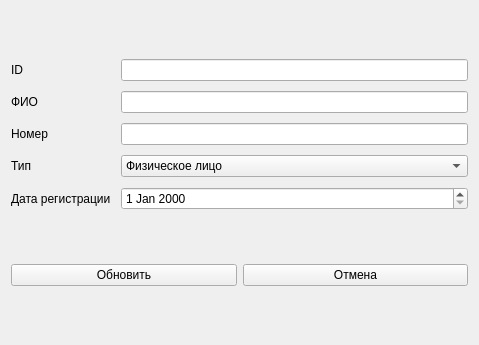
<?xml version="1.0" encoding="UTF-8"?>
<ui version="4.0">
 <class>FormAdd</class>
 <widget class="QWidget" name="FormAdd">
  <property name="geometry">
   <rect>
    <x>0</x>
    <y>0</y>
    <width>479</width>
    <height>345</height>
   </rect>
  </property>
  <property name="windowTitle">
   <string>Добавить</string>
  </property>
  <layout class="QVBoxLayout" name="verticalLayout" stretch="1,0">
   <item>
    <layout class="QGridLayout" name="gridLayout">
     <property name="spacing">
      <number>10</number>
     </property>
     <item row="1" column="2">
      <widget class="QLineEdit" name="lineEditName"/>
     </item>
     <item row="0" column="2">
      <widget class="QLineEdit" name="lineEditID"/>
     </item>
     <item row="1" column="0">
      <widget class="QLabel" name="labelName">
       <property name="text">
        <string>ФИО</string>
       </property>
      </widget>
     </item>
     <item row="2" column="2">
      <widget class="QLineEdit" name="lineEditNumber"/>
     </item>
     <item row="4" column="0">
      <widget class="QLabel" name="labelDate">
       <property name="text">
        <string>Дата регистрации</string>
       </property>
      </widget>
     </item>
     <item row="2" column="0">
      <widget class="QLabel" name="labelNumber">
       <property name="text">
        <string>Номер</string>
       </property>
      </widget>
     </item>
     <item row="0" column="0">
      <widget class="QLabel" name="labelID">
       <property name="text">
        <string>ID</string>
       </property>
      </widget>
     </item>
     <item row="3" column="2">
      <widget class="QComboBox" name="comboBoxType">
       <item>
        <property name="text">
         <string>Физическое лицо</string>
        </property>
       </item>
       <item>
        <property name="text">
         <string>Юридическое лицо</string>
        </property>
       </item>
      </widget>
     </item>
     <item row="3" column="0">
      <widget class="QLabel" name="labelType">
       <property name="text">
        <string>Тип</string>
       </property>
      </widget>
     </item>
     <item row="4" column="2">
      <widget class="QDateEdit" name="dateEdit"/>
     </item>
    </layout>
   </item>
   <item>
    <layout class="QHBoxLayout" name="horizontalLayout">
     <item>
      <widget class="QPushButton" name="pushButtonUpdate">
       <property name="text">
        <string>Обновить</string>
       </property>
      </widget>
     </item>
     <item>
      <widget class="QPushButton" name="pushButtonCancel">
       <property name="text">
        <string>Отмена</string>
       </property>
      </widget>
     </item>
    </layout>
   </item>
  </layout>
 </widget>
 <resources/>
 <connections/>
</ui>
